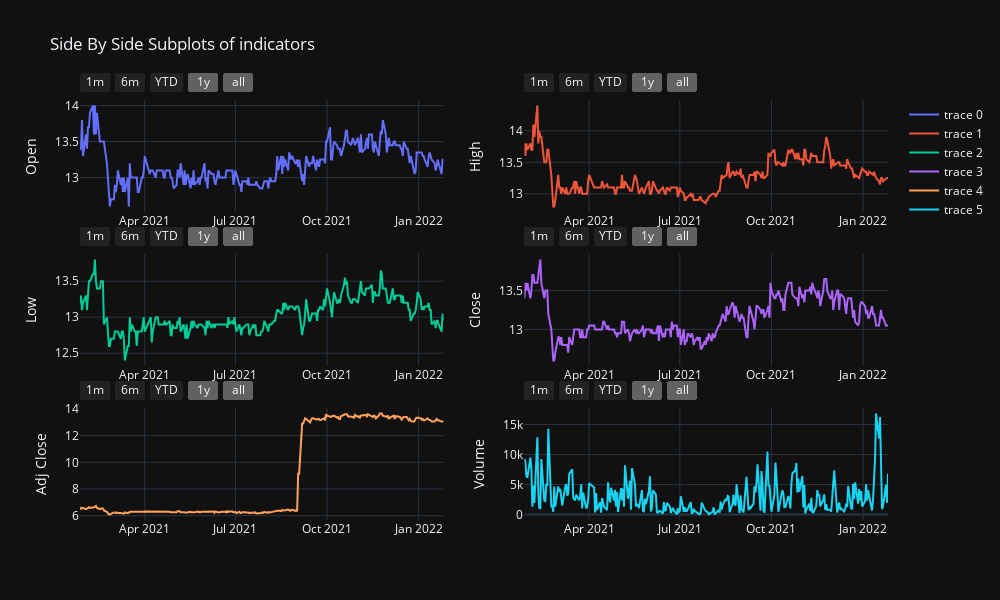

Notebook code cell kept with this figure:
### Markdown cell above
## INDICATORS 

In stock trading, the high and low refer to the maximum and minimum prices in a given time period. Open and close are the prices at which a stock began and ended trading in the same period. Volume is the total amount of trading activity. Adjusted values factor in corporate actions such as dividends, stock splits, and new share issuance.

Valuable information can be gleaned from understanding the open, high, low, close of a stock, and as well as it’s trading volume.

### Code cell
fig = make_subplots(rows=3, cols=2)

fig.add_trace(
    go.Scatter(x=df['Date'], y=df['Open']),row=1, col=1)

fig.add_trace(
    go.Scatter(x=df['Date'], y=df['High']),row=1, col=2)

fig.add_trace(
    go.Scatter(x=df['Date'], y=df['Low']),row=2, col=1)

fig.add_trace(
    go.Scatter(x=df['Date'], y=df['Close']),row=2, col=2)

fig.add_trace(
    go.Scatter(x=df['Date'], y=df['Adj Close']),row=3, col=1)

fig.add_trace(
    go.Scatter(x=df['Date'], y=df['Volume']),row=3, col=2)

# Update xaxis properties
for i in range(1,4):
    for j in range(1,3):
        fig.update_xaxes(
            rangeselector=dict(
                buttons=list([
                    dict(count=1, label="1m", step="month", stepmode="backward"),
                    dict(count=6, label="6m", step="month", stepmode="backward"),
                    dict(count=1, label="YTD", step="year", stepmode="todate"),
                    dict(count=1, label="1y", step="year", stepmode="backward"),
                    dict(step="all")
                ]),bgcolor = "#222",
            )
        ,row=i, col=j)

# Update yaxis properties
fig.update_yaxes(title_text="Open", row=1, col=1)
fig.update_yaxes(title_text="High", row=1, col=2)
fig.update_yaxes(title_text="Low", row=2, col=1)
fig.update_yaxes(title_text="Close", row=2, col=2)
fig.update_yaxes(title_text="Adj Close", row=3, col=1)
fig.update_yaxes(title_text="Volume", row=3, col=2)


fig.update_layout(height=600, width=1000, title_text="Side By Side Subplots of indicators",template="plotly_dark")
fig.show()

### Figure 1 — Plotly figure (JSON) as saved in the notebook; plotly's stock layout.template omitted (floating-point values rounded to 4 significant figures; data arrays with more than 128 entries replaced by an {"elided": "..."} marker saying what was removed)
{"data": [{"type": "scatter", "x": {"elided": "260 str values"}, "xaxis": "x", "y": {"elided": "260 float values"}, "yaxis": "y"}, {"type": "scatter", "x": {"elided": "260 str values"}, "xaxis": "x2", "y": {"elided": "260 float values"}, "yaxis": "y2"}, {"type": "scatter", "x": {"elided": "260 str values"}, "xaxis": "x3", "y": {"elided": "260 float values"}, "yaxis": "y3"}, {"type": "scatter", "x": {"elided": "260 str values"}, "xaxis": "x4", "y": {"elided": "260 float values"}, "yaxis": "y4"}, {"type": "scatter", "x": {"elided": "260 str values"}, "xaxis": "x5", "y": {"elided": "260 float values"}, "yaxis": "y5"}, {"type": "scatter", "x": {"elided": "260 str values"}, "xaxis": "x6", "y": {"elided": "260 int values"}, "yaxis": "y6"}], "layout": {"height": 600, "title": {"text": "Side By Side Subplots of indicators"}, "width": 1000, "xaxis": {"anchor": "y", "domain": [0, 0.45], "rangeselector": {"bgcolor": "#222", "buttons": [{"count": 1, "label": "1m", "step": "month", "stepmode": "backward"}, {"count": 6, "label": "6m", "step": "month", "stepmode": "backward"}, {"count": 1, "label": "YTD", "step": "year", "stepmode": "todate"}, {"count": 1, "label": "1y", "step": "year", "stepmode": "backward"}, {"step": "all"}]}}, "xaxis2": {"anchor": "y2", "domain": [0.55, 1], "rangeselector": {"bgcolor": "#222", "buttons": [{"count": 1, "label": "1m", "step": "month", "stepmode": "backward"}, {"count": 6, "label": "6m", "step": "month", "stepmode": "backward"}, {"count": 1, "label": "YTD", "step": "year", "stepmode": "todate"}, {"count": 1, "label": "1y", "step": "year", "stepmode": "backward"}, {"step": "all"}]}}, "xaxis3": {"anchor": "y3", "domain": [0, 0.45], "rangeselector": {"bgcolor": "#222", "buttons": [{"count": 1, "label": "1m", "step": "month", "stepmode": "backward"}, {"count": 6, "label": "6m", "step": "month", "stepmode": "backward"}, {"count": 1, "label": "YTD", "step": "year", "stepmode": "todate"}, {"count": 1, "label": "1y", "step": "year", "stepmode": "backward"}, {"step": "all"}]}}, "xaxis4": {"anchor": "y4", "domain": [0.55, 1], "rangeselector": {"bgcolor": "#222", "buttons": [{"count": 1, "label": "1m", "step": "month", "stepmode": "backward"}, {"count": 6, "label": "6m", "step": "month", "stepmode": "backward"}, {"count": 1, "label": "YTD", "step": "year", "stepmode": "todate"}, {"count": 1, "label": "1y", "step": "year", "stepmode": "backward"}, {"step": "all"}]}}, "xaxis5": {"anchor": "y5", "domain": [0, 0.45], "rangeselector": {"bgcolor": "#222", "buttons": [{"count": 1, "label": "1m", "step": "month", "stepmode": "backward"}, {"count": 6, "label": "6m", "step": "month", "stepmode": "backward"}, {"count": 1, "label": "YTD", "step": "year", "stepmode": "todate"}, {"count": 1, "label": "1y", "step": "year", "stepmode": "backward"}, {"step": "all"}]}}, "xaxis6": {"anchor": "y6", "domain": [0.55, 1], "rangeselector": {"bgcolor": "#222", "buttons": [{"count": 1, "label": "1m", "step": "month", "stepmode": "backward"}, {"count": 6, "label": "6m", "step": "month", "stepmode": "backward"}, {"count": 1, "label": "YTD", "step": "year", "stepmode": "todate"}, {"count": 1, "label": "1y", "step": "year", "stepmode": "backward"}, {"step": "all"}]}}, "yaxis": {"anchor": "x", "domain": [0.7333, 1], "title": {"text": "Open"}}, "yaxis2": {"anchor": "x2", "domain": [0.7333, 1], "title": {"text": "High"}}, "yaxis3": {"anchor": "x3", "domain": [0.3667, 0.6333], "title": {"text": "Low"}}, "yaxis4": {"anchor": "x4", "domain": [0.3667, 0.6333], "title": {"text": "Close"}}, "yaxis5": {"anchor": "x5", "domain": [0, 0.2667], "title": {"text": "Adj Close"}}, "yaxis6": {"anchor": "x6", "domain": [0, 0.2667], "title": {"text": "Volume"}}}}
